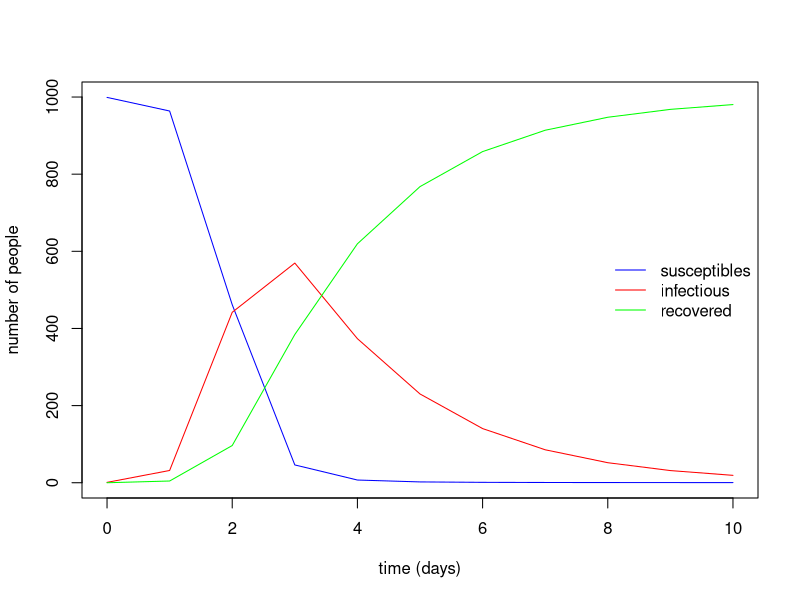

This figure's R source:
## ---- chunk 1
install.packages("deSolve")
library(deSolve) # using the "ode" function
## ---- chunk 2
sir_equations <- function(time, variables, parameters) {
  with(as.list(c(variables, parameters)), {
    dS <- -beta * I * S
    dI <-  beta * I * S - gamma * I
    dR <-  gamma * I
    return(list(c(dS, dI, dR)))
  })
}
## ---- chunk 3
parameters_values <- c(
  beta  = 0.004, # infectious contact rate (/person/day)
  gamma = 0.5    # recovery rate (/day)
)
## ---- chunk 4
initial_values <- c(
  S = 999,  # number of susceptibles at time = 0
  I =   1,  # number of infectious at time = 0
  R =   0   # number of recovered (and immune) at time = 0
)

## ---- chunk 5
time_values <- seq(0, 10) # days

## ---- chunk 6
ls()
## ---- chunk 7
sir_values_1 <- ode(
  y = initial_values,
  times = time_values,
  func = sir_equations,
  parms = parameters_values 
)
## ---- chunk 8
sir_values_1
## ---- chunk 9
sir_values_1 <- as.data.frame(sir_values_1)
sir_values_1
## ---- chunk 10
with(sir_values_1, {
# plotting the time series of susceptibles:
  plot(time, S, type = "l", col = "blue",
       xlab = "time (days)", ylab = "number of people")
# adding the time series of infectious:
  lines(time, I, col = "red")
# adding the time series of recovered:
  lines(time, R, col = "green")
})

# adding a legend:
legend("right", c("susceptibles", "infectious", "recovered"),
       col = c("blue", "red", "green"), lty = 1, bty = "n")
## ---- chunk 11
(999 + 1) * parameters_values["beta"] / parameters_values["gamma"]
## ---- chunk 12
sir_1 <- function(beta, gamma, S0, I0, R0, times) {
  require(deSolve) # for the "ode" function
  
# the differential equations:
  sir_equations <- function(time, variables, parameters) {
    with(as.list(c(variables, parameters)), {
      dS <- -beta * I * S
      dI <-  beta * I * S - gamma * I
      dR <-  gamma * I
      return(list(c(dS, dI, dR)))
    })
  }
  
# the parameters values:
  parameters_values <- c(beta  = beta, gamma = gamma)

# the initial values of variables:
  initial_values <- c(S = S0, I = I0, R = R0)
  
# solving
  out <- ode(initial_values, times, sir_equations, parameters_values)

# returning the output:
  as.data.frame(out)
}
## ---- chunk 13
sir_1(beta = 0.004, gamma = 0.5, S0 = 999, I0 = 1, R0 = 0, times = seq(0, 10))
